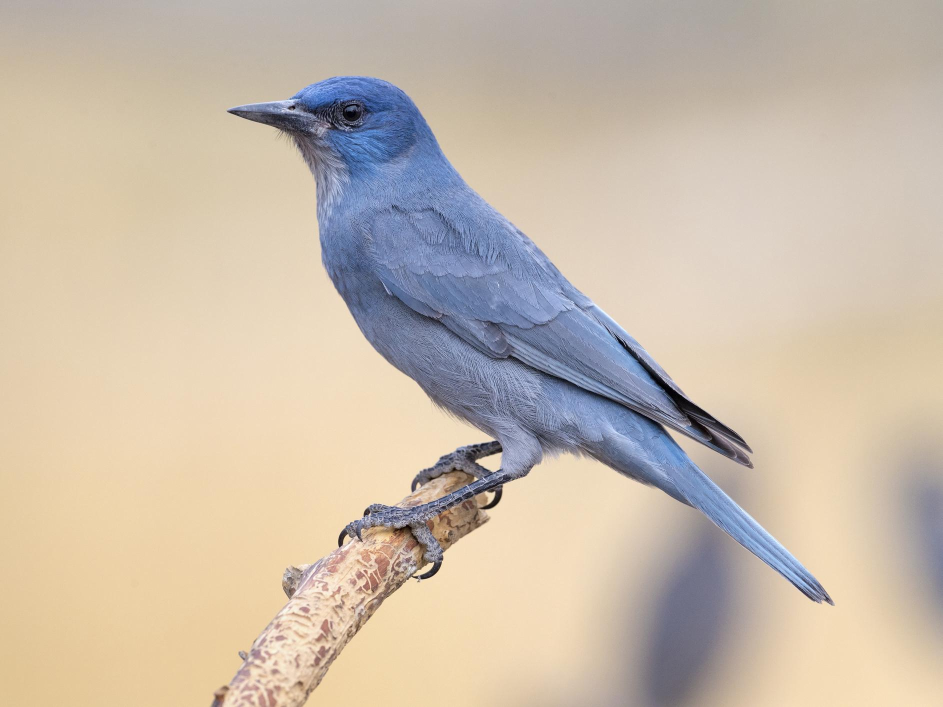
#> input picture tp6/imagenes/bird.jpg, 1885 x 1414 px (shown at 1/2 size)
$ python ej1b_plots.py
#> lines starting #> are read from the running program, lines starting #| are printed output that depends on the picture; after the words box and inside, x2 and y2 are one past the last pixel; in counts of white or black regions, pixels touching at a corner belong together
"""
Code link for RealPython article with minimal commentary.
Author: Rebecca Stone @ysbecca
"""

import cv2
import numpy as np

import matplotlib.pyplot as plt
import matplotlib
matplotlib.use('TkAgg')
from matplotlib import colors

from mpl_toolkits.mplot3d import Axes3D  # noqa
from matplotlib.colors import hsv_to_rgb

# To get a list of all the possible colour conversions

flags = [i for i in dir(cv2) if i.startswith("COLOR_")]
print(len(flags), "flags total:")

print(flags[40])

# Let's look at our fish image the image it's ok in brg

bird = cv2.imread("imagenes/bird.jpg")
#> bird is the input picture: shape (1414, 1885, 3); mean B, G, R 171.9, 187.6, 201.1
cv2.imwrite("results/birdbgr.jpg", bird)


# Plotting the image on 3D plot

r, g, b = cv2.split(bird)
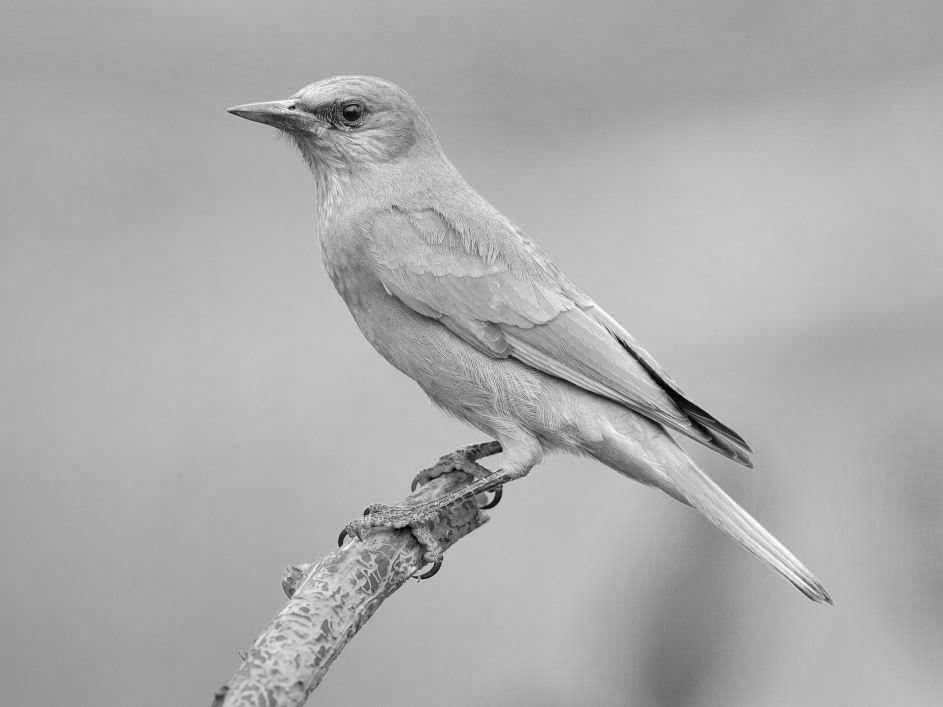
#> r: shape (1414, 1885) (shown at 1/2 size); min 0, max 255, mean 171.9
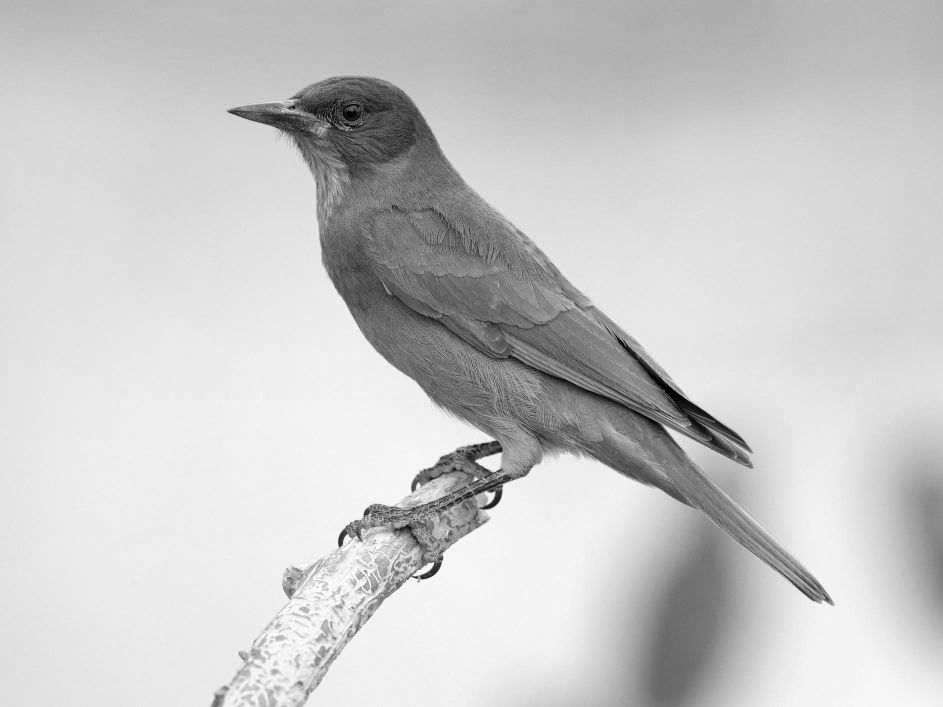
#> b: shape (1414, 1885) (shown at 1/2 size); min 0, max 255, mean 201.1

fig = plt.figure()
axis = fig.add_subplot(1, 1, 1, projection="3d")
pixel_colors = bird.reshape((np.shape(bird)[0] * np.shape(bird)[1], 3))
norm = colors.Normalize(vmin=-1.0, vmax=1.0)
norm.autoscale(pixel_colors)
pixel_colors = norm(pixel_colors).tolist()
#> pixel_colors = 2665390 items

axis.scatter(
    r.flatten(), g.flatten(), b.flatten(), facecolors=pixel_colors, marker="."
)
# [4 lines of commented-out code are left out]

hsv_nemo = cv2.cvtColor(bird, cv2.COLOR_BGR2HSV)
#> hsv_nemo: shape (1414, 1885, 3); mean H, S, V 33, 52.7, 208

h, s, v = cv2.split(hsv_nemo)
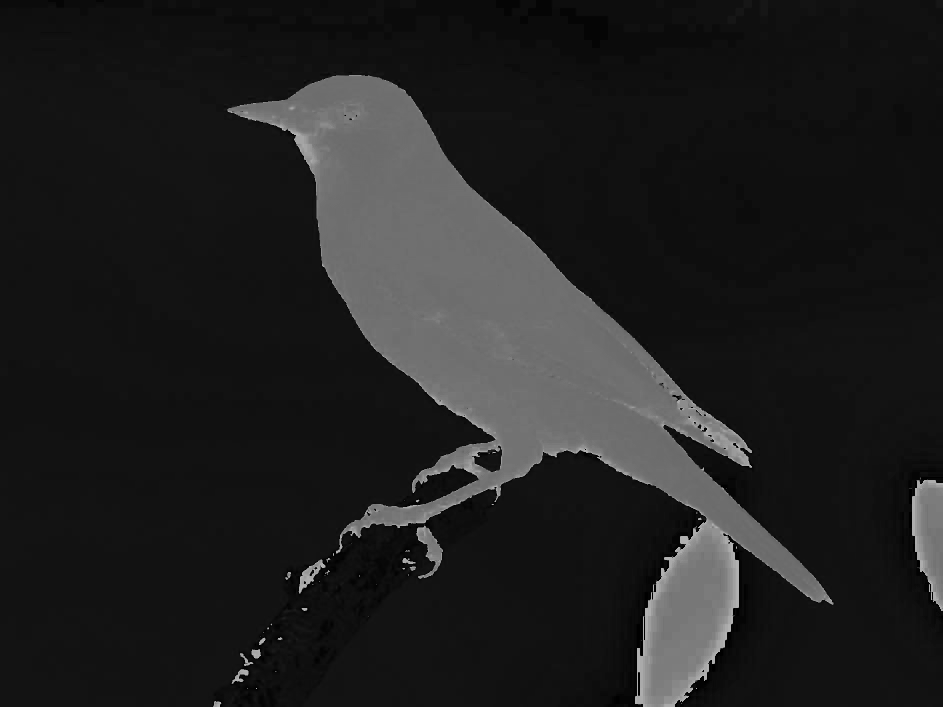
#> h: shape (1414, 1885) (shown at 1/2 size); min 0, max 179, mean 33
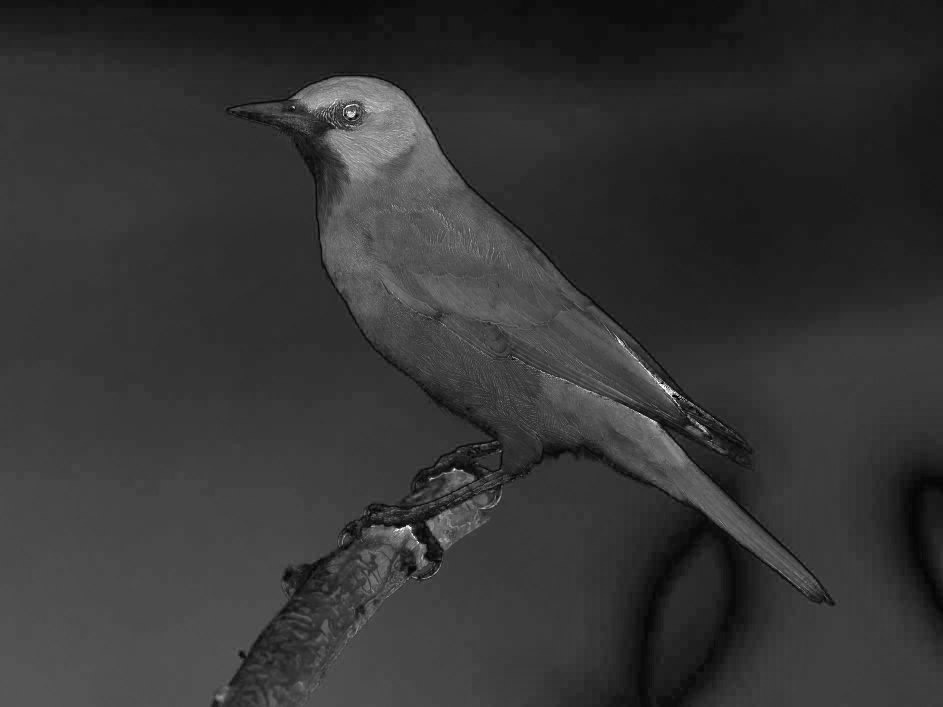
#> s: shape (1414, 1885) (shown at 1/2 size); min 0, max 255, mean 52.7

fig = plt.figure()
axis = fig.add_subplot(1, 1, 1, projection="3d")

axis.scatter(
    h.flatten(), s.flatten(), v.flatten(), facecolors=pixel_colors, marker="."
)
# [4 lines of commented-out code are left out]

light_blue = (230, 216, 173)
black = (0, 0, 0)

# Normalise to 0 - 1 range for viewing

lo_square = np.full((10, 10, 3), light_blue, dtype=np.uint8) / 255.0
do_square = np.full((10, 10, 3), black, dtype=np.uint8) / 255.0

# [7 lines of commented-out code are left out]

mask = cv2.inRange(hsv_nemo, light_blue, black)
#> mask: shape (1414, 1885); every value is 0

# Bitwise-AND mask and original image

result = cv2.bitwise_and(bird, bird, mask=mask)
#> result: shape (1414, 1885, 3); every value is 0

# [7 lines of commented-out code are left out]

light_white = (0, 0, 200)
dark_white = (145, 60, 255)

lw_square = np.full((10, 10, 3), light_white, dtype=np.uint8) / 255.0
dw_square = np.full((10, 10, 3), dark_white, dtype=np.uint8) / 255.0

# [5 lines of commented-out code are left out]

mask_white = cv2.inRange(hsv_nemo, light_white, dark_white)
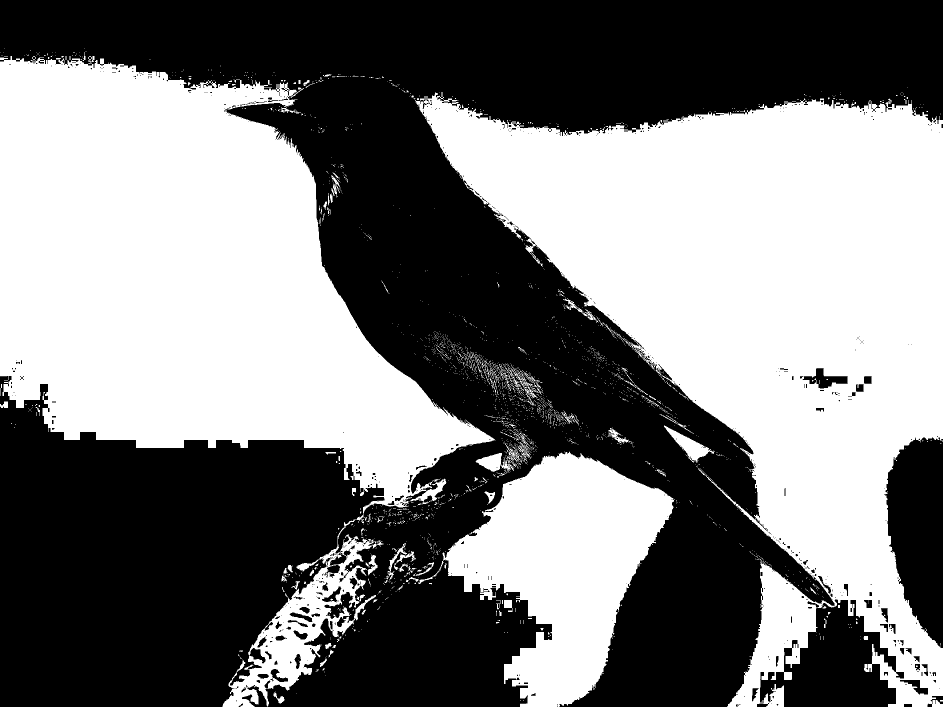
#> mask_white: shape (1414, 1885) (shown at 1/2 size); 48.6% white; 2449 white regions (2321 under 20 px), largest, box (x1, y1, x2, y2) and area: (831, 184, 1885, 1414) 603401, (0, 112, 991, 1414) 544541, (836, 903, 1350, 1414) 124450
result_white = cv2.bitwise_and(bird, bird, mask=mask_white)
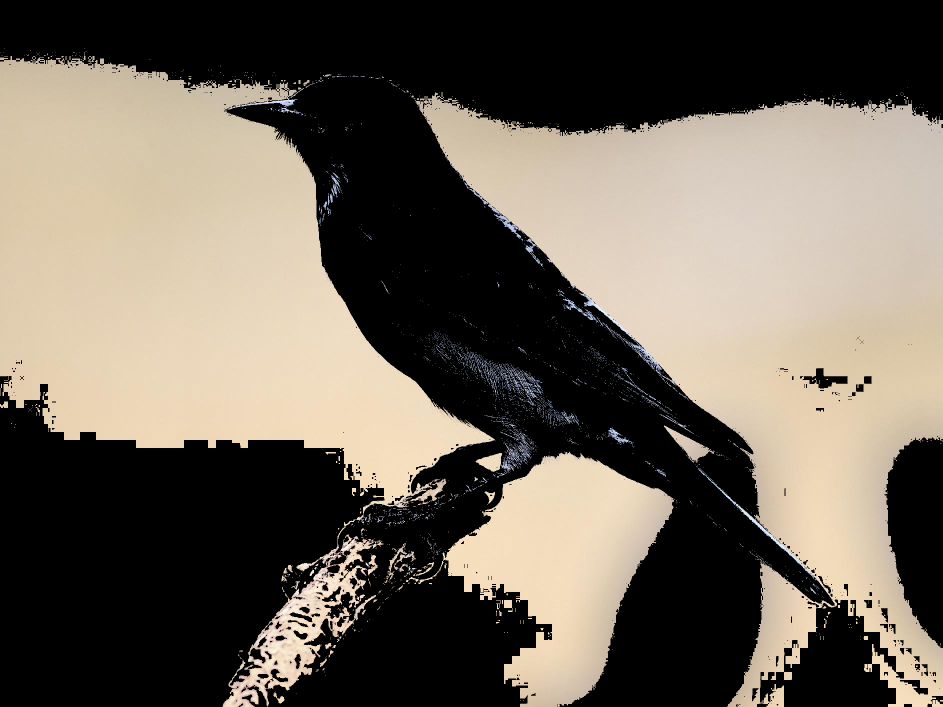
#> result_white: shape (1414, 1885, 3) (shown at 1/2 size); mean B, G, R 88.6, 100.2, 108.6

# [5 lines of commented-out code are left out]

final_mask = mask + mask_white

final_result = cv2.bitwise_and(bird, bird, mask=final_mask)

# [5 lines of commented-out code are left out]

blur = cv2.GaussianBlur(final_result, (7, 7), 0)

# plt.imshow(blur)
# plt.show()

# Generalising the segmentation

path = "./images/nemo"

nemos_friends = []
for i in range(6):
#> (the run stopped early here; a loop or call above may not have finished)
